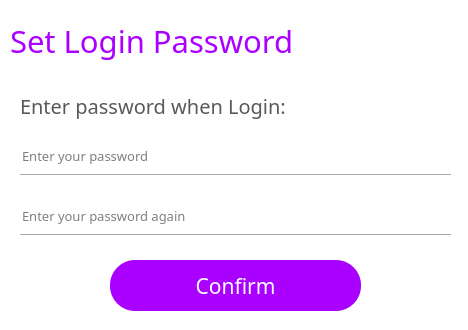
<?xml version="1.0" encoding="UTF-8"?>
<ui version="4.0">
 <class>SetPswForm</class>
 <widget class="QWidget" name="SetPswForm">
  <property name="geometry">
   <rect>
    <x>0</x>
    <y>0</y>
    <width>468</width>
    <height>330</height>
   </rect>
  </property>
  <property name="windowTitle">
   <string>Form</string>
  </property>
  <property name="styleSheet">
   <string notr="true">background-color: rgb(255, 255, 255);</string>
  </property>
  <widget class="QPushButton" name="pushButton_9">
   <property name="geometry">
    <rect>
     <x>110</x>
     <y>260</y>
     <width>251</width>
     <height>51</height>
    </rect>
   </property>
   <property name="font">
    <font>
     <family>等线</family>
     <pointsize>16</pointsize>
    </font>
   </property>
   <property name="cursor">
    <cursorShape>PointingHandCursor</cursorShape>
   </property>
   <property name="styleSheet">
    <string notr="true">background-color: rgb(170, 0, 255);
color: rgb(255, 255, 255);
border-radius:25px;</string>
   </property>
   <property name="text">
    <string>Confirm</string>
   </property>
   <property name="flat">
    <bool>false</bool>
   </property>
  </widget>
  <widget class="QLineEdit" name="lineEdit_6">
   <property name="geometry">
    <rect>
     <x>20</x>
     <y>140</y>
     <width>381</width>
     <height>31</height>
    </rect>
   </property>
   <property name="font">
    <font>
     <family>等线</family>
     <pointsize>10</pointsize>
    </font>
   </property>
   <property name="toolTip">
    <string/>
   </property>
   <property name="statusTip">
    <string/>
   </property>
   <property name="whatsThis">
    <string/>
   </property>
   <property name="accessibleName">
    <string/>
   </property>
   <property name="accessibleDescription">
    <string/>
   </property>
   <property name="styleSheet">
    <string notr="true">
QLineEdit[echoMode=&quot;2&quot;] {
    lineedit-password-character:42;
}
</string>
   </property>
   <property name="frame">
    <bool>false</bool>
   </property>
   <property name="echoMode">
    <enum>QLineEdit::Password</enum>
   </property>
   <property name="placeholderText">
    <string>Enter your password </string>
   </property>
  </widget>
  <widget class="QPushButton" name="turn2visible1_2">
   <property name="geometry">
    <rect>
     <x>410</x>
     <y>140</y>
     <width>31</width>
     <height>31</height>
    </rect>
   </property>
   <property name="font">
    <font>
     <family>Arial</family>
    </font>
   </property>
   <property name="cursor">
    <cursorShape>PointingHandCursor</cursorShape>
   </property>
   <property name="autoFillBackground">
    <bool>false</bool>
   </property>
   <property name="text">
    <string/>
   </property>
   <property name="icon">
    <iconset>
     <normaloff>D:/wtc_py/pic/02.png</normaloff>D:/wtc_py/pic/02.png</iconset>
   </property>
   <property name="iconSize">
    <size>
     <width>40</width>
     <height>40</height>
    </size>
   </property>
   <property name="flat">
    <bool>true</bool>
   </property>
  </widget>
  <widget class="QLabel" name="label_15">
   <property name="geometry">
    <rect>
     <x>10</x>
     <y>10</y>
     <width>331</width>
     <height>61</height>
    </rect>
   </property>
   <property name="font">
    <font>
     <family>微软雅黑</family>
     <pointsize>23</pointsize>
     <weight>50</weight>
     <bold>false</bold>
    </font>
   </property>
   <property name="styleSheet">
    <string notr="true">color: rgb(170, 0, 255);</string>
   </property>
   <property name="text">
    <string>Set Login Password</string>
   </property>
  </widget>
  <widget class="Line" name="line_33">
   <property name="geometry">
    <rect>
     <x>20</x>
     <y>170</y>
     <width>431</width>
     <height>10</height>
    </rect>
   </property>
   <property name="orientation">
    <enum>Qt::Horizontal</enum>
   </property>
  </widget>
  <widget class="Line" name="line_34">
   <property name="geometry">
    <rect>
     <x>20</x>
     <y>230</y>
     <width>431</width>
     <height>10</height>
    </rect>
   </property>
   <property name="orientation">
    <enum>Qt::Horizontal</enum>
   </property>
  </widget>
  <widget class="QLineEdit" name="lineEdit_7">
   <property name="geometry">
    <rect>
     <x>20</x>
     <y>200</y>
     <width>381</width>
     <height>31</height>
    </rect>
   </property>
   <property name="font">
    <font>
     <family>等线</family>
     <pointsize>10</pointsize>
    </font>
   </property>
   <property name="toolTip">
    <string/>
   </property>
   <property name="statusTip">
    <string/>
   </property>
   <property name="whatsThis">
    <string/>
   </property>
   <property name="accessibleName">
    <string/>
   </property>
   <property name="accessibleDescription">
    <string/>
   </property>
   <property name="styleSheet">
    <string notr="true">
QLineEdit[echoMode=&quot;2&quot;] {
    lineedit-password-character:42;
}
</string>
   </property>
   <property name="frame">
    <bool>false</bool>
   </property>
   <property name="echoMode">
    <enum>QLineEdit::Password</enum>
   </property>
   <property name="placeholderText">
    <string>Enter your password again</string>
   </property>
  </widget>
  <widget class="QPushButton" name="turn2visible1_3">
   <property name="geometry">
    <rect>
     <x>410</x>
     <y>200</y>
     <width>31</width>
     <height>31</height>
    </rect>
   </property>
   <property name="font">
    <font>
     <family>Arial</family>
    </font>
   </property>
   <property name="cursor">
    <cursorShape>PointingHandCursor</cursorShape>
   </property>
   <property name="autoFillBackground">
    <bool>false</bool>
   </property>
   <property name="text">
    <string/>
   </property>
   <property name="icon">
    <iconset>
     <normaloff>D:/wtc_py/pic/02.png</normaloff>D:/wtc_py/pic/02.png</iconset>
   </property>
   <property name="iconSize">
    <size>
     <width>40</width>
     <height>40</height>
    </size>
   </property>
   <property name="flat">
    <bool>true</bool>
   </property>
  </widget>
  <widget class="QLabel" name="label_72">
   <property name="geometry">
    <rect>
     <x>20</x>
     <y>90</y>
     <width>271</width>
     <height>31</height>
    </rect>
   </property>
   <property name="font">
    <font>
     <family>微软雅黑</family>
     <pointsize>15</pointsize>
    </font>
   </property>
   <property name="styleSheet">
    <string notr="true">color: rgb(89, 89, 89);</string>
   </property>
   <property name="text">
    <string>Enter password when Login:</string>
   </property>
   <property name="alignment">
    <set>Qt::AlignLeading|Qt::AlignLeft|Qt::AlignVCenter</set>
   </property>
  </widget>
  <widget class="QPushButton" name="pushButton_35">
   <property name="geometry">
    <rect>
     <x>300</x>
     <y>90</y>
     <width>51</width>
     <height>31</height>
    </rect>
   </property>
   <property name="cursor">
    <cursorShape>PointingHandCursor</cursorShape>
   </property>
   <property name="autoFillBackground">
    <bool>false</bool>
   </property>
   <property name="text">
    <string/>
   </property>
   <property name="icon">
    <iconset>
     <normaloff>pic/close2.png</normaloff>pic/close2.png</iconset>
   </property>
   <property name="iconSize">
    <size>
     <width>28</width>
     <height>28</height>
    </size>
   </property>
   <property name="flat">
    <bool>true</bool>
   </property>
  </widget>
  <widget class="QPushButton" name="closeenterpsw">
   <property name="geometry">
    <rect>
     <x>430</x>
     <y>0</y>
     <width>41</width>
     <height>31</height>
    </rect>
   </property>
   <property name="text">
    <string/>
   </property>
   <property name="icon">
    <iconset>
     <normaloff>D:/wtc_py/pic/close.png</normaloff>D:/wtc_py/pic/close.png</iconset>
   </property>
   <property name="flat">
    <bool>true</bool>
   </property>
  </widget>
 </widget>
 <resources/>
 <connections/>
</ui>
